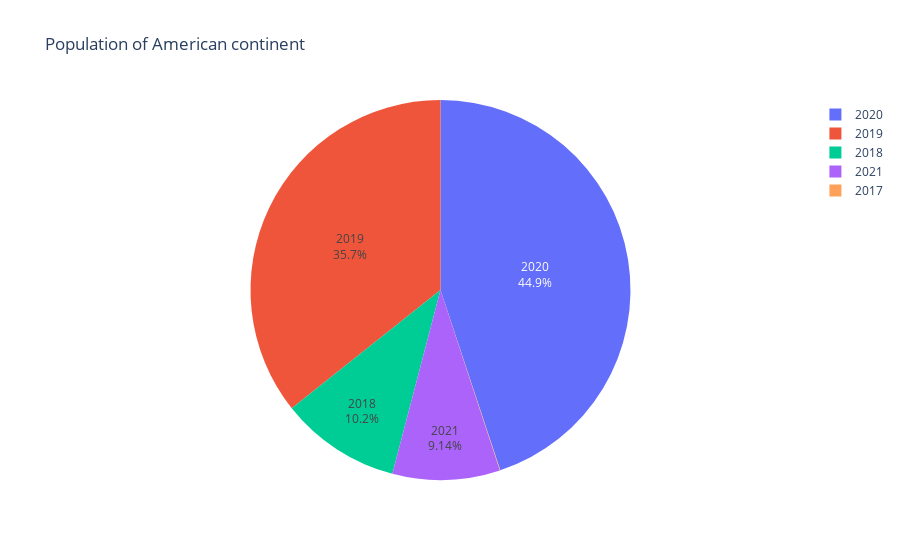

Notebook code for this chart:
### Code cell
data_development = pd.read_csv(r"C:\\Users\\oh856\\Desktop\\Flask-app-dash\\datasets\\Development-Real.csv")
data_maintenance = pd.read_csv(r"C:\\Users\\oh856\\Desktop\\Flask-app-dash\\datasets\\Maintenance-Real.csv")
import plotly.express as px




def data_processing(data,ame):
    data["Custom field (Story Points)"] = data["Custom field (Story Points)"].fillna(0)
    data['Custom field (Story Points)'] = np.where(data['Custom field (Story Points)'].between(0.0,1.0), 1, data['Custom field (Story Points)'])
    data["Resolved"] = pd.to_datetime(data["Resolved"])
    data["Year"] = data["Resolved"].apply(lambda x: x.year)
    data["Month"] = data["Resolved"].apply(lambda x: x.month)
    data["Resolved"] = data["Resolved"].apply(lambda x: x.date())
    data['Issue'] = np.where(data['Comment.23'],ame, data['Comment.23'])
    df_new =  pd.DataFrame(data[["Custom field (Story Points)","Year","Issue","Month","Resolved"]])
     
    return df_new

df_new_development = data_processing(data_development,"Development")
df_new_maintenance = data_processing(data_maintenance,"Maintenance")

data_development = pd.read_csv("Development-Real.csv", low_memory=False)
data_maintenance = pd.read_csv("Maintenance-Real.csv", low_memory=False)

def total_calculation(data, ame):
    data["Resolved"] = pd.to_datetime(data["Resolved"])
    data["Resolved"] = data["Resolved"].apply(lambda x: x.year )
    data["Custom field (Story Points)"] = data["Custom field (Story Points)"].fillna(0)
    data['Custom field (Story Points)'] = np.where(data['Custom field (Story Points)'].between(0.0,1.0), 1, data['Custom field (Story Points)'])
    data['Issue'] = np.where(data['Comment.22'],ame, data['Comment.22'])
    maintenance_final =  pd.DataFrame(data[["Resolved","Custom field (Story Points)","Issue"]])
    return maintenance_final

last_version_of_calculation = total_calculation(data_development, "Development").append(total_calculation(data_maintenance, "Maintenance"))

last_version_of_calculation
fig = px.pie(last_version_of_calculation
, values='Custom field (Story Points)', names='Resolved',
             title='Population of American continent',
             hover_data=['Resolved'], labels={'lifeExp':'life expectancy'})
fig.update_traces(textposition='inside', textinfo='percent+label')
fig.show()

### Figure 1 — Plotly figure (JSON) as saved in the notebook; plotly's stock layout.template omitted (floating-point values rounded to 4 significant figures; data arrays with more than 128 entries replaced by an {"elided": "..."} marker saying what was removed)
{"data": [{"customdata": {"elided": "1501x1 int values"}, "domain": {"x": [0, 1], "y": [0, 1]}, "hovertemplate": "Resolved=%{customdata[0]}<br>Custom field (Story Points)=%{value}<extra></extra>", "labels": {"elided": "1501 int values"}, "legendgroup": "", "name": "", "showlegend": true, "textinfo": "percent+label", "textposition": "inside", "type": "pie", "values": {"elided": "1501 float values"}}], "layout": {"legend": {"tracegroupgap": 0}, "title": {"text": "Population of American continent"}}}
